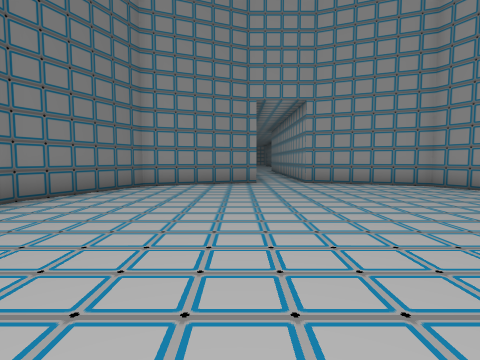
View 1 (above)

14 first-person views from a walk through a Godot game level. The camera is 1.4 m above the floor, tilts 4° down and sees 80° across. Doors that lead somewhere are drawn open, without their leaves. The floor is counted in squares, 2 m on a side. Each view is taken from the middle of a square. On the plan, view 1 faces up. The plan holds only what a view shows up to about 10 squares ahead; the rest is blank. The place goes on beyond the plan. Flat picture figures and markers are not drawn.

View 2
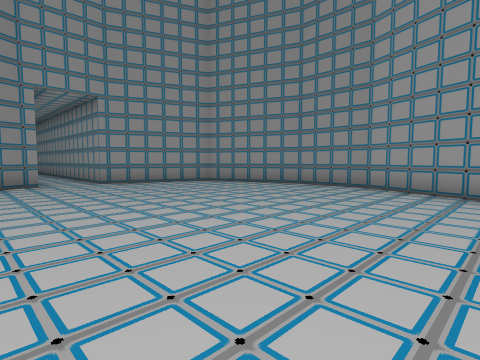

View 3
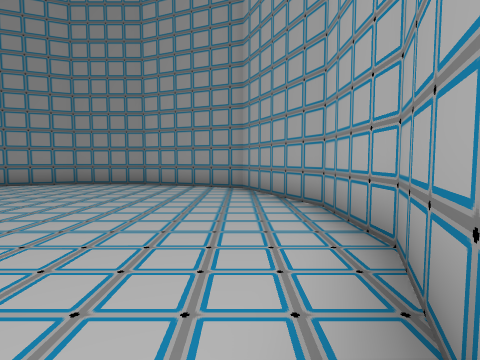

View 4
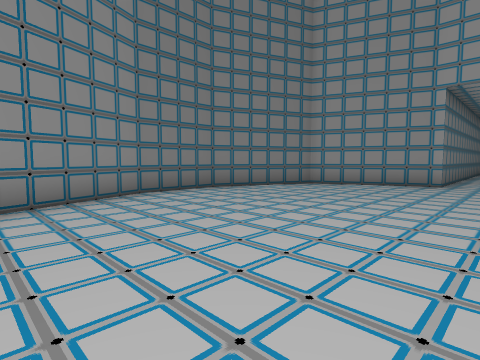

View 5
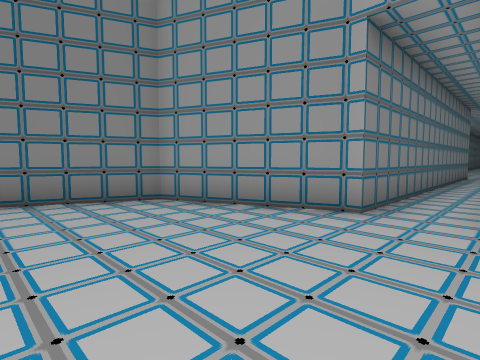

View 6
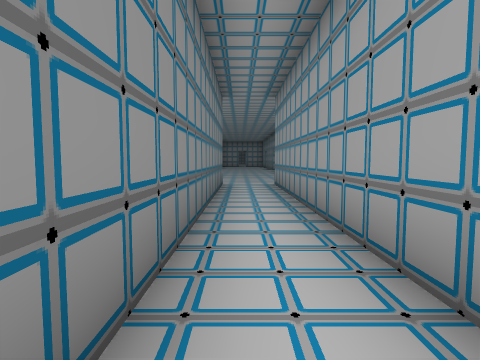

View 7
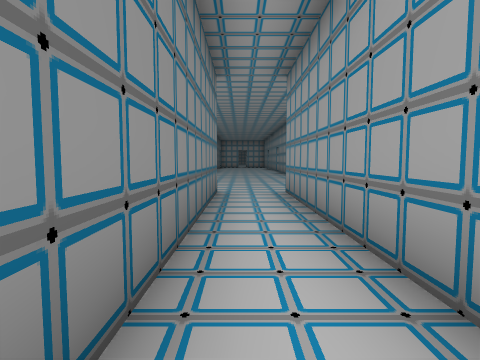

View 8
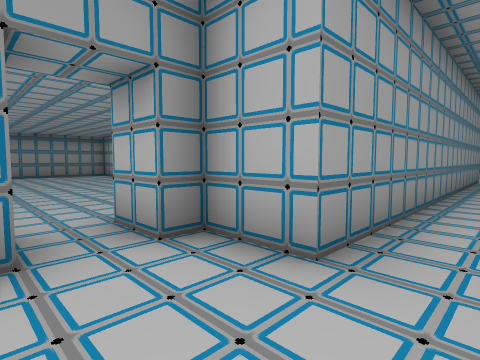

View 9
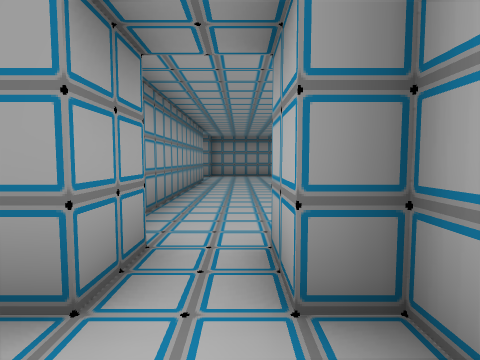

View 10
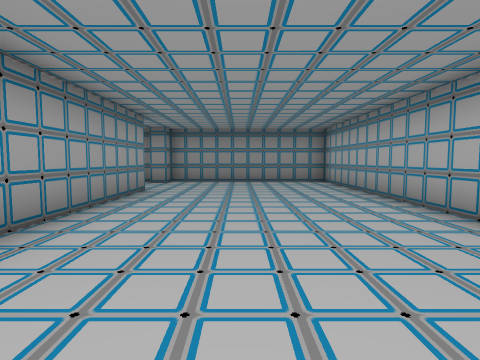

View 11
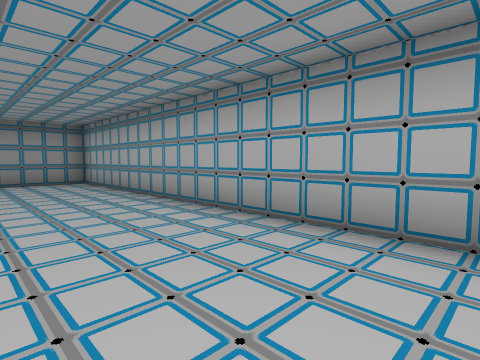

View 12
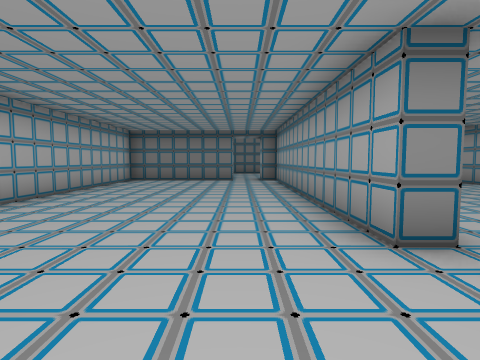

View 13
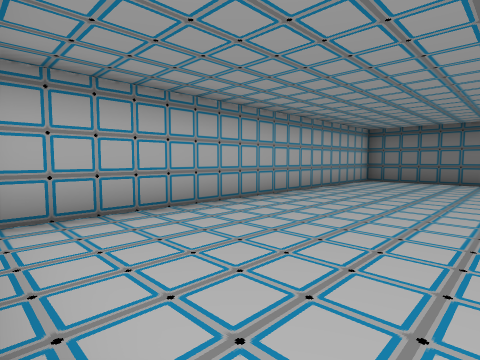

View 14
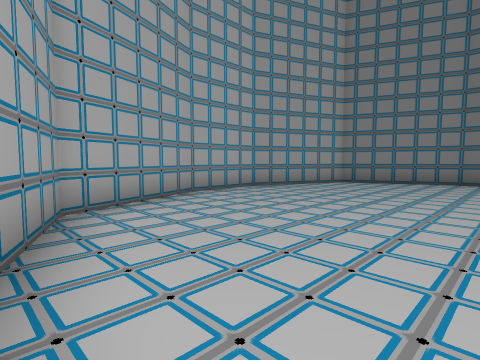

### Floor plan
Points are (right, up) in squares from view 1. A wall is a line through its corners. A room is listed if a view was taken in it or the views show most of it. See-through windows are left out.
Room 1 (views 1, 2, 3, 4, 5, 6, 7, 14)
walls: (0.5, 18.1) (0.5, 8.9) (-2.6, 7.6) (-3.7, 4.7) (-3.7, 2.7) (-2.6, -0.1) (0.2, -1.3) (2.2, -1.3) (5.1, -0.1) (6.3, 2.8) (6.3, 4.7) (5.1, 7.6) (2, 8.9) (2, 18.2)
ways out: opening at (1, 18) to room 2
Room 2 (views 8, 9)
walls: (2, 18.2) (3.2, 18.2) (3.2, 18.7); (3.2, 19.7) (3.2, 20.1)
ways out: opening at (1, 18) to room 1; opening at (4, 19) to room 3
Room 3 (views 10, 11, 12, 13)
walls: (11.8, 20.2) (4.2, 20.2); (4.2, 19.7) (3.2, 19.7); (3.2, 18.7) (4.2, 18.7) (4.2, 15.2) (14.2, 15.2) (14.2, 20.2) (13.7, 20.2) (13.7, 20.8)
ways out: opening at (4, 19) to room 2; opening at (12.5, 20)

Positions as (right, up) in squares from view 1, and headings:
1: (0, 0), facing up
2: (-1, 0), facing up-right
3: (-2, 0), facing right
4: (2, 0), facing up-left
5: (2, 5), facing up-left
6: (1, 10), facing up
7: (1, 12), facing up
8: (1, 20), facing down-right
9: (2, 19), facing right
10: (5, 18), facing right
11: (5, 18), facing down-right
12: (14, 19), facing left
13: (14, 19), facing down-left
14: (6, 4), facing down-left
